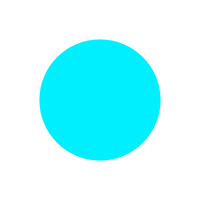
Frame 1 (no input)
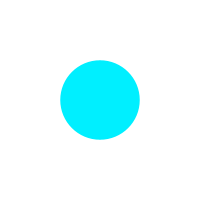
Frame 60 (the mouse pressed at the canvas centre just before this capture)
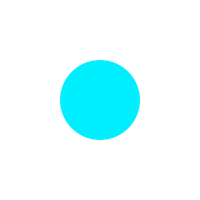
Frame 120 (the mouse held since frame 60 and released just before this capture)

The Processing sketch that drew these frames (run headless with seeded random() and noise(); from frame 60 on, the mouse is pressed at the canvas centre):

// Processing sketch: custom_button_detection
// ── custom_button_detection.pde
//Perlin noise with a circle and smooth transition

float time=0.0;
float increment=0.01;
Circle circulo;
float angle;


void setup(){
  size(200,200);
  smooth();
  noStroke();
  colorMode(HSB);  
}//func

//--------------------------------------------------

void draw(){
  background(255);
  
  float n=noise(time)*width/3;
  
  //with each clycle, increment the "time"
  time+=increment;  
  angle+=0.09;
  circulo=new Circle(n,angle);//Draw the ellipse withe size determined by Perlin noise
  
  if (circulo.overCircle(mouseX,mouseY)){
  circulo.changeColor();
  }else{
  circulo.display();
  }  
}//func

//--------------------------------------------------

class Circle{
  
  float radio=0.0;
  float x=0;   
  float y=0;
  float angle=0;
   
  Circle(float tempRadio,float tempAngle){
    radio=tempRadio;
    angle=tempAngle;
    x=width/2;
    y=height/2;
 }
  
  boolean overCircle(float tempX,float tempY){ 
   
    float pos_mouseX=tempX;
    float pos_mouseY=tempY;
    float xBound=x+radio;
    float yBound=y+radio;
    
    //The mouseOver detection is not working fine
    if (pos_mouseX>x && pos_mouseX<xBound && pos_mouseY>y && pos_mouseY<yBound){
    println("coincide"+ pos_mouseX); 
    return true;     
   }
    println("no coincide"+ pos_mouseY);
    return false;
    
 }
 
  void changeColor(){
    
    fill(sin(angle),255,255);  
    ellipse(x,y,radio*3,radio*3);
    
  }
  
  void display() {
  fill(130,255,255);  
  ellipse(x,y,radio*3,radio*3);
  }

}//class
